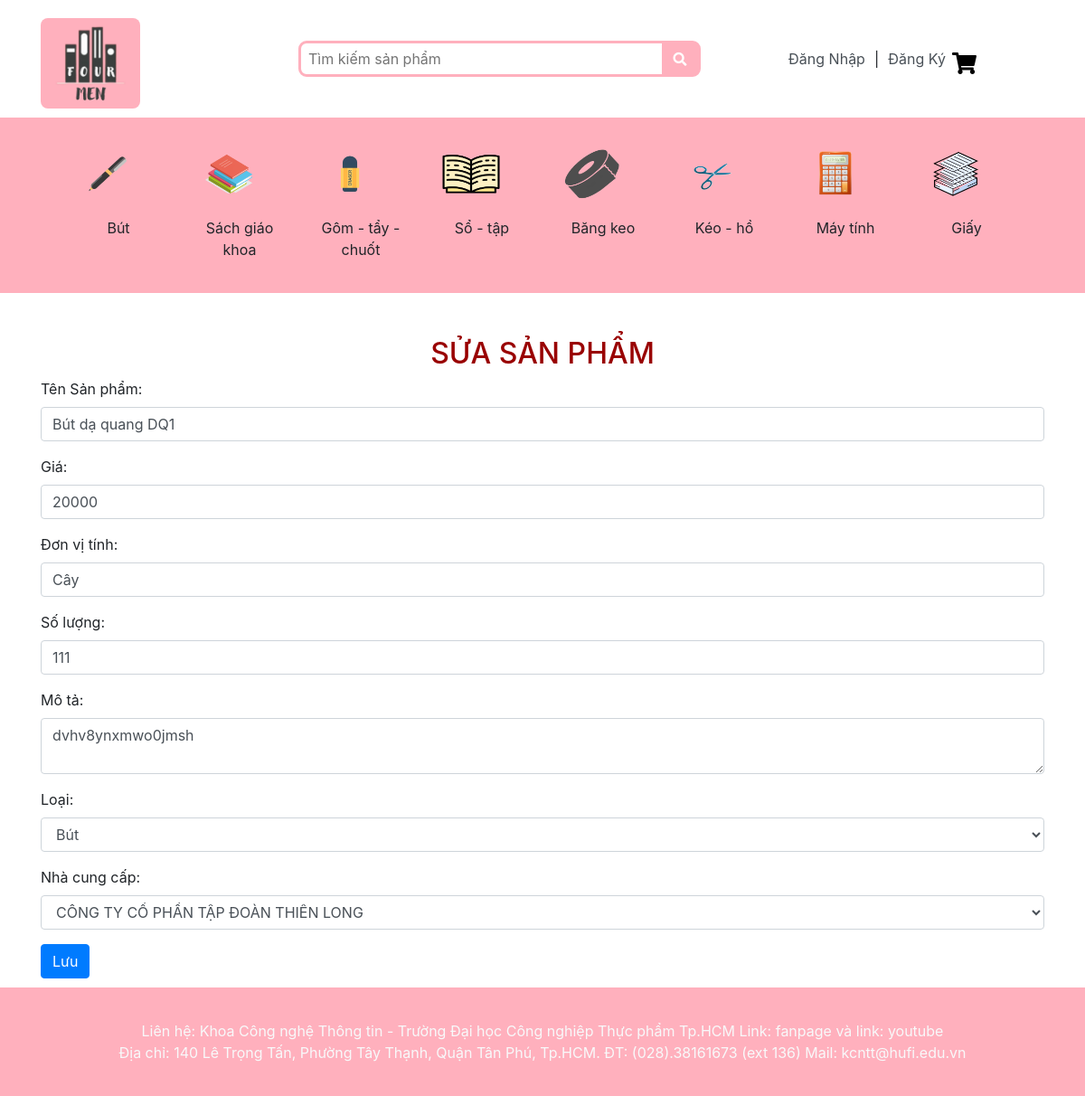
/SuaSanPham.php?id=46, run on the app's committed database.
### tables this page shows
CREATE TABLE `loaisp` (
  `MaLoai` int(10) NOT NULL,
  `TenLoai` varchar(255) NOT NULL,
  `hinh` varchar(200) NOT NULL
);

CREATE TABLE `sanpham` (
  `MaSP` int(10) NOT NULL,
  `MaLoai` int(10) NOT NULL,
  `MaNCC` int(10) NOT NULL,
  `TenSP` varchar(200) NOT NULL,
  `Gia` float NOT NULL,
  `DVT` varchar(20) NOT NULL DEFAULT 'Cái',
  `SoLuongTonKho` int(255) NOT NULL,
  `MoTaSP` varchar(255) NOT NULL
);

CREATE TABLE `nhacungcap` (
  `MaNCC` int(11) NOT NULL,
  `TenNCC` varchar(255) NOT NULL,
  `SDT_NCC` varchar(255) NOT NULL,
  `Email_NCC` varchar(255) NOT NULL,
  `DiaChi_NCC` varchar(255) NOT NULL
);

### SuaSanPham.php (the view, shortened to what this page needs)
<!DOCTYPE html>
<html lang="en">
<head>
    <link rel="stylesheet" href="https://stackpath.bootstrapcdn.com/bootstrap/4.5.2/css/bootstrap.min.css">
    <link rel="stylesheet" href="styles.css">
</head>
<?php
    $pdo = new PDO("mysql:host=localhost;dbname=ql_vanphongpham", "root", "");
    $pdo->setAttribute(PDO::ATTR_ERRMODE, PDO::ERRMODE_EXCEPTION);
    $pdo->query("set names utf8");
    $maSanPham = $_GET['id'];
    $sql = "SELECT * FROM sanpham WHERE MaSP = :maSanPham";
    $stmt = $pdo->prepare($sql);
    $stmt->bindParam(':maSanPham', $maSanPham);
    $stmt->execute();
    $product = $stmt->fetch(PDO::FETCH_ASSOC);
    $sqlNCC = "SELECT MaNCC, TenNCC FROM nhacungcap";
    $ncc = $pdo->query($sqlNCC);
    $sqlLoai = "SELECT MaLoai, TenLoai FROM loaisp";
    $loai = $pdo->query($sqlLoai);
?>
<body>
    <?php
    include "Header.php";
    include "SubHeader.php";
    ?>
    <div class="container mt-5">
        <h2 align="center" style="color:#900;">SỬA SẢN PHẨM</h2>
        <form action="SuaSanPham.php" method="POST">
            <div class="form-group">
                <label for="tenSanPham">Tên Sản phẩm:</label>
                <input type="text" class="form-control" id="tenSanPham" name="tenSanPham" value="<?php echo $product['TenSP']; ?>">
            </div>
            <div class="form-group">
                <label for="gia">Giá:</label>
                <input type="text" class="form-control" id="gia" name="gia" value="<?php echo $product['Gia']; ?>">
            </div>
            <div class="form-group">
                <label for="donViTinh">Đơn vị tính:</label>
                <input type="text" class="form-control" id="donViTinh" name="donViTinh" value="<?php echo $product['DVT']; ?>">
            </div>
            <div class="form-group">
                <label for="soLuongTonKho">Số lượng:</label>
                <input type="text" class="form-control" id="soLuongTonKho" name="soLuongTonKho" value="<?php echo $product['SoLuongTonKho']; ?>">
            </div>
            <div class="form-group">
                <label for="moTa">Mô tả:</label>
                <textarea class="form-control" id="moTa" name="moTa"><?php echo $product['MoTaSP']; ?></textarea>
            </div>
            <div class="form-group">
                <label for="maLoai">Loại:</label>
                <select class="form-control" id="maLoai" name="maLoai">
                    <?php foreach ($loai as $category): ?>
                        <option value="<?php echo $category['MaLoai']; ?>" <?php if ($category['MaLoai'] == $product['MaLoai']) echo 'selected'; ?>><?php echo $category['TenLoai']; ?></option>
                    <?php endforeach; ?>
                </select>
            </div>
            <div class="form-group">
                <label for="maNCC">Nhà cung cấp:</label>
                <select class="form-control" id="maNCC" name="maNCC">
                    <?php foreach ($ncc as $supplier): ?>
                        <option value="<?php echo $supplier['MaNCC']; ?>" <?php if ($supplier['MaNCC'] == $product['MaNCC']) echo 'selected'; ?>><?php echo $supplier['TenNCC']; ?></option>
                    <?php endforeach; ?>
                </select>
            </div>
            <button type="submit" class="btn btn-primary">Lưu</button>
        </form>
    </div>
    <?php
    include "Footer.php";
    ?>
</body>
</html>

### SubHeader.php (shortened to what this page needs)
<!DOCTYPE html>
<html>
<head>
    <link rel="stylesheet" href="https://maxcdn.bootstrapcdn.com/bootstrap/4.0.0/css/bootstrap.min.css">
    <link rel="stylesheet" href="https://cdnjs.cloudflare.com/ajax/libs/font-awesome/5.15.4/css/all.min.css">
</head>
<body>
    <?php
    $pdo = new PDO("mysql:host=localhost;dbname=ql_vanphongpham", "root", "");
    $pdo->query("set names utf8");
    $sql = "SELECT * FROM loaisp";
    $loaiSPs = $pdo->query($sql);
    ?>
    <div class="subHeader">
        <div class="container">
            <div class="row justify-content-center">
                <?php foreach ($loaiSPs as $loaiSP): ?>
                    <div class="col-1_5 item">
                        <img class="hinhsubHeader" src="image/LoaiSP/<?php echo $loaiSP['hinh']; ?>" />
                        <p><?php echo $loaiSP['TenLoai']; ?></p>
                    </div>
                <?php endforeach; ?>
            </div>
        </div>
    </div>
</body>
</html>

### styles.css (style rules this page uses)
.subHeader { margin-top: 10px; background-color: #FFB0BD; padding-top: 20px; }
.hinhsubHeader { height: 46px; cursor: pointer; }
.item { text-align: center; }

### SuaSanPham.php (style rules this page uses)
.btn { display: inline-block; font-weight: 400; color: #fff; text-align: center; vertical-align: middle; cursor: pointer; background-color: #007bff; border: 1px solid transparent; padding: .375rem .75rem; font-size: 1rem; line-height: 1.5; border-radius: .25rem; transition: color .15s ease-in-out, background-color .15s ease-in-out, border-color .15s ease-in-out, box-shadow .15s ease-in-out; }

### SubHeader.php (style rules this page uses)
.subHeader { background-color: #FFB0BD; padding: 10px; }
.col-1_5 { flex: 0 0 10%; max-width: 14%; }
.item { text-align: center; margin: 10px; }
.hinhsubHeader { width: 70px; height: 70px; display: block; margin: 10px; }
.item p { margin-top: 2px; }

### data on the page
loaisp: hinh (picture), TenLoai "Bút"
loaisp: hinh (picture), TenLoai "Sách giáo khoa"
loaisp: hinh (picture), TenLoai "Gôm - tẩy - chuốt"
loaisp: hinh (picture), TenLoai "Sổ - tập"
loaisp: hinh (picture), TenLoai "Băng keo"
loaisp: hinh (picture), TenLoai "Kéo - hồ"
loaisp: hinh (picture), TenLoai "Máy tính"
loaisp: hinh (picture), TenLoai "Giấy"
sanpham: tenSanPham "Bút dạ quang DQ1", gia "20000", donViTinh "Cây", soLuongTonKho "111", moTa "dvhv8ynxmwo0jmsh", maLoai "Bút", maNCC "CÔNG TY CỔ PHẦN TẬP ĐOÀN THIÊN LONG"
